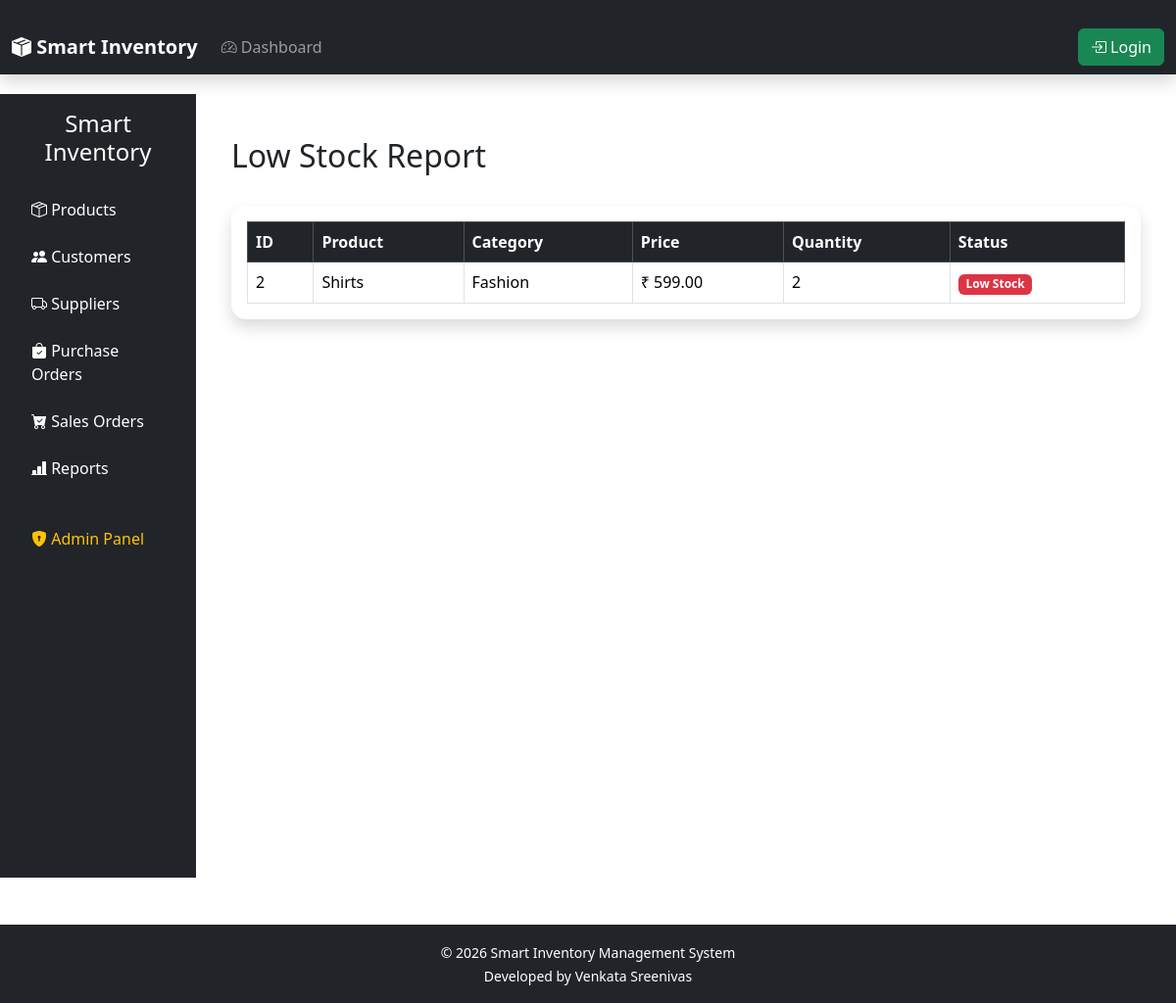
The app's page /reports/low-stock/ with its own data.
### inventory/models.py (models this page shows, shortened)
class Product(models.Model):
    name = models.CharField(max_length=200)
    category = models.ForeignKey(
        Category,
        on_delete=models.CASCADE
    )
    price = models.DecimalField(
        max_digits=10,
        decimal_places=2
    )
    quantity = models.PositiveIntegerField()
    description = models.TextField(
        blank=True,
        null=True
    )
    image = models.ImageField(
        upload_to="products/",
        blank=True,
        null=True
    )
    created_at = models.DateTimeField(
        auto_now_add=True
    )
    updated_at = models.DateTimeField(
        auto_now=True
    )

class Category(models.Model):
    name = models.CharField(
        max_length=100,
        unique=True
    )
    def __str__(self):
        return self.name

### reports/views.py (the view)
def low_stock_report(request):
    products = Product.objects.filter(
        quantity__lte=10
    ).order_by("quantity")
    return render(
        request,
        "reports/low_stock_report.html",
        {
            "products": products,
        },
    )

### templates/reports/low_stock_report.html
{% extends "base.html" %}
{% block content %}
<div class="container-fluid">
    <div class="d-flex justify-content-between align-items-center mb-4">
        <h2>Low Stock Report</h2>
    </div>
    <div class="card shadow">
        <div class="card-body">
            <table class="table table-bordered table-hover">
                <thead class="table-dark">
                    <tr>
                        <th>ID</th>
                        <th>Product</th>
                        <th>Category</th>
                        <th>Price</th>
                        <th>Quantity</th>
                        <th>Status</th>
                    </tr>
                </thead>
                <tbody>
                    {% for product in products %}
                    <tr>
                        <td>{{ product.id }}</td>
                        <td>{{ product.name }}</td>
                        <td>{{ product.category }}</td>
                        <td>₹ {{ product.price }}</td>
                        <td>{{ product.quantity }}</td>
                        <td>
                            <span class="badge bg-danger">
                                Low Stock
                            </span>
                        </td>
                    </tr>
                    {% empty %}
                    <tr>
                        <td colspan="6" class="text-center">
                            🎉 No Low Stock Products
                        </td>
                    </tr>
                    {% endfor %}
                </tbody>
            </table>
        </div>
    </div>
</div>
{% endblock %}

### static/css/dashboard.css (style rules this page uses)
.card { border:none; border-radius:15px; box-shadow:0px 4px 12px rgba(0,0,0,.12); }
.table { margin-bottom:0; }
.container-fluid { padding-top:20px; }

### records on screen
Product: id "2", name "Shirts", category "Fashion", price "599.00", quantity "2"
